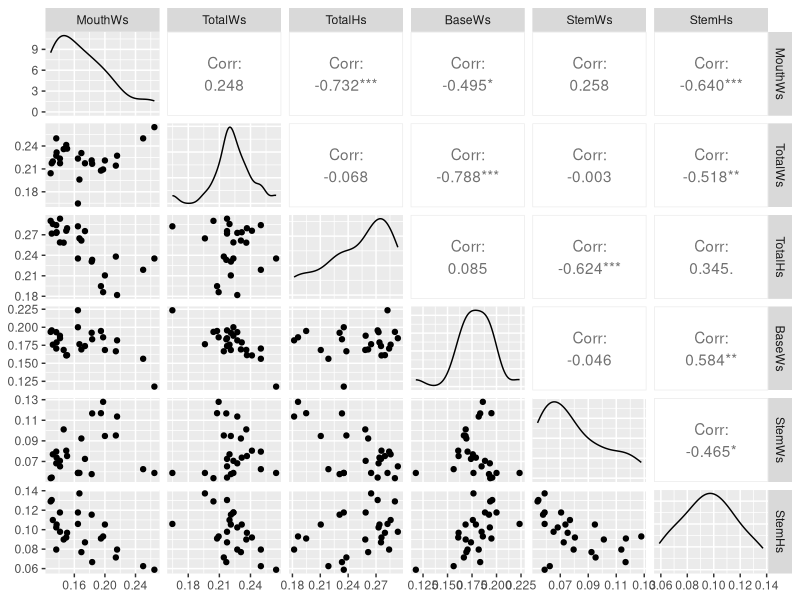
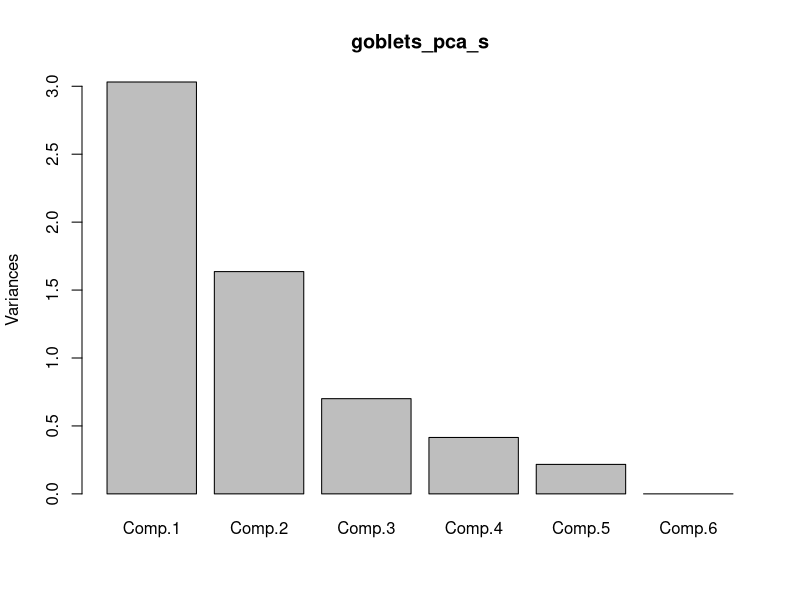
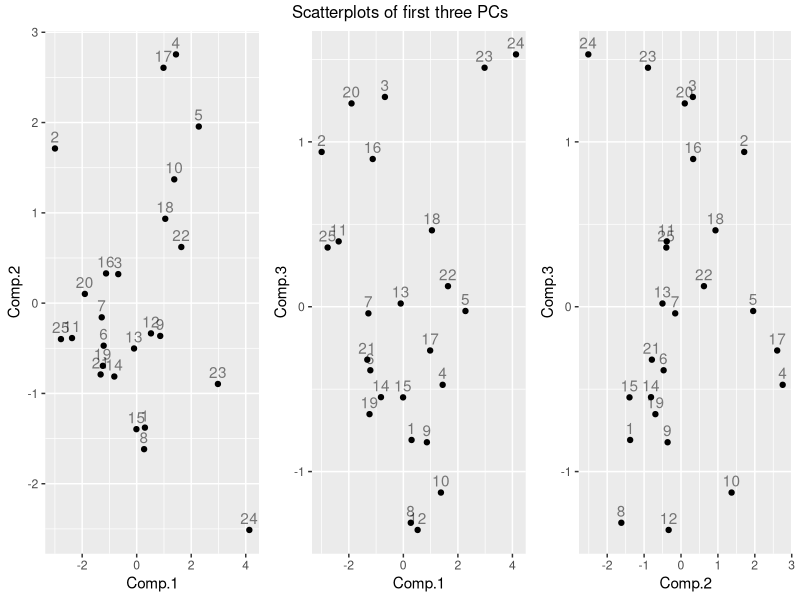

These charts were generated, in order, by the following R code:
## ---- chunk 1
# I set some GLOBAL R chunk options here.
#   (to hide this message add "echo=FALSE" to the code chunk options)

knitr::opts_chunk$set(comment = NA, message = FALSE, warning = FALSE, width = 100)
knitr::opts_chunk$set(fig.align = "center", fig.height = 4, fig.width = 6)

knitr::opts_chunk$set(cache = TRUE, autodep=TRUE)
## ---- chunk 2
library(tidyverse)

dat_goblets <-
  read_csv(
    "ADA2_WS_21_goblets.csv"
  # rename columns from x1-x6 to meaningful names
  , skip = 1
  , col_names = c("MouthW", "TotalW", "TotalH", "BaseW", "StemW", "StemH")
  )
head(dat_goblets, 3)
## ---- chunk 3
goblets_pca <-
  princomp(
    ~ MouthW + TotalW + TotalH + BaseW + StemW + StemH
  , data = dat_goblets
  , cor = TRUE
  )
summary(goblets_pca)
print(loadings(goblets_pca), cutoff = 0) # to show all values
## ---- chunk 4
# create MouthWs-StemHs within the gobets data.frame
dat_goblets <-
  dat_goblets %>%
  mutate(
    MouthWs = MouthW / (MouthW + TotalW + TotalH + BaseW + StemW + StemH)
  , TotalWs = TotalW / (MouthW + TotalW + TotalH + BaseW + StemW + StemH)
  , TotalHs = TotalH / (MouthW + TotalW + TotalH + BaseW + StemW + StemH)
  , BaseWs  = BaseW  / (MouthW + TotalW + TotalH + BaseW + StemW + StemH)
  , StemWs  = StemW  / (MouthW + TotalW + TotalH + BaseW + StemW + StemH)
  , StemHs  = StemH  / (MouthW + TotalW + TotalH + BaseW + StemW + StemH)
  )
str(dat_goblets)
## ---- chunk 5
# Correlation matrix
#dat_goblets %>% select(MouthWs:StemHs) %>% cor() %>% print(digits = 3)

# Scatterplot matrix
library(ggplot2)
library(GGally)
p <- ggpairs(dat_goblets %>% select(MouthWs:StemHs))
print(p)
## ---- chunk 6
goblets_pca_s <-
  princomp(
    ~ MouthWs + TotalWs + TotalHs + BaseWs + StemWs + StemHs
  , data = dat_goblets
  , cor = TRUE
  )
summary(goblets_pca_s)
print(loadings(goblets_pca_s), cutoff = 0) # to show all values
## ---- chunk 7
summary(goblets_pca_s)
screeplot(goblets_pca_s)
## ---- chunk 8
library(ggplot2)
p1 <- ggplot(as.data.frame(goblets_pca_s$scores), aes(x = Comp.1, y = Comp.2)) + geom_point()
p1 <- p1 + geom_text(aes(label = 1:nrow(goblets_pca_s$scores)), vjust = -0.5, alpha = 0.5)
p2 <- ggplot(as.data.frame(goblets_pca_s$scores), aes(x = Comp.1, y = Comp.3)) + geom_point()
p2 <- p2 + geom_text(aes(label = 1:nrow(goblets_pca_s$scores)), vjust = -0.5, alpha = 0.5)
p3 <- ggplot(as.data.frame(goblets_pca_s$scores), aes(x = Comp.2, y = Comp.3)) + geom_point()
p3 <- p3 + geom_text(aes(label = 1:nrow(goblets_pca_s$scores)), vjust = -0.5, alpha = 0.5)

library(gridExtra)
grid.arrange(grobs = list(p1, p2, p3), nrow=1, top = "Scatterplots of first three PCs")
